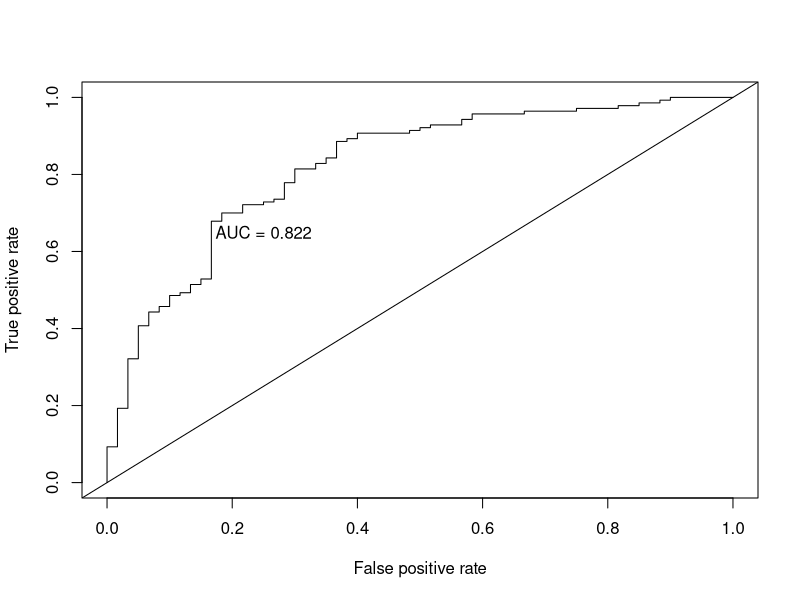

R code for this plot:
## ---- chunk 1
library(MASS)
library(caret)
library(ROCR)
library(tibble)
## ---- chunk 2
data <- read.csv2("../data/germancredit_final.csv")
head(data)

## ---- chunk 3
#We split the data into train (80%) and test (20%)
set.seed(3456)
trainIndex <- createDataPartition(data$RESPONSE, p = .8,
                                  list = FALSE)
train.df <- as.data.frame(data[ trainIndex,])
test.df <- as.data.frame(data[-trainIndex,])

## ---- chunk 4


#We perform a sub-sampling of the training set in order to equalize the amount of good ratings and bad ratings in the RESPONSE feature. We reduce the amount of "Good rating"





## ---- chunk 5

lda_fit_caret <- train(RESPONSE ~ ., data = train.df, method="lda", trControl = trainControl(method = "cv", sampling = "down"))
lda_predict_caret <- predict(lda_fit_caret, newdata = test.df)

confusion_matrix_lda <- confusionMatrix(lda_predict_caret, as.factor(test.df$RESPONSE), positive= "Good Rating")
confusion_matrix_lda

## ---- chunk 6
#We create the formula for the LDA model
lda_formula <- paste(names(train.df)[32], "~", paste(names(train.df)[-32], collapse=" + "))

#Linear Discriminant Analysis (LDA)
lda.fit<-lda(as.formula(paste(lda_formula)), data = train.df)
lda.fit

#We do some predictions on our test data
lda.predict <- predict(lda.fit, newdata = test.df)
## ---- chunk 7

#We built ROC curve to show the ratio of true/false positives
# Get the posteriors as a dataframe.
lda.predict.posteriors <- as.data.frame(lda.predict$posterior)

# Evaluate the model
pred <- prediction(lda.predict.posteriors[,2], test.df$RESPONSE)
roc.perf = performance(pred, measure = "tpr", x.measure = "fpr")
auc.train <- performance(pred, measure = "auc")
auc.train <- auc.train@y.values

# Plot ROC curve
plot(roc.perf)
abline(a=0, b= 1)
text(x = .25, y = .65 ,paste("AUC = ", round(auc.train[[1]],3), sep = ""))

## ---- chunk 8
#We build a confusion matrix
prev.class.lda <- tibble(actual = test.df$RESPONSE, class = lda.predict$class)
head(prev.class.lda)

#We print the confusion matrix
confusion_matrix_lda <- confusionMatrix(as.factor(prev.class.lda$class), as.factor(prev.class.lda$actual), positive= "Good Rating")
confusion_matrix_lda
